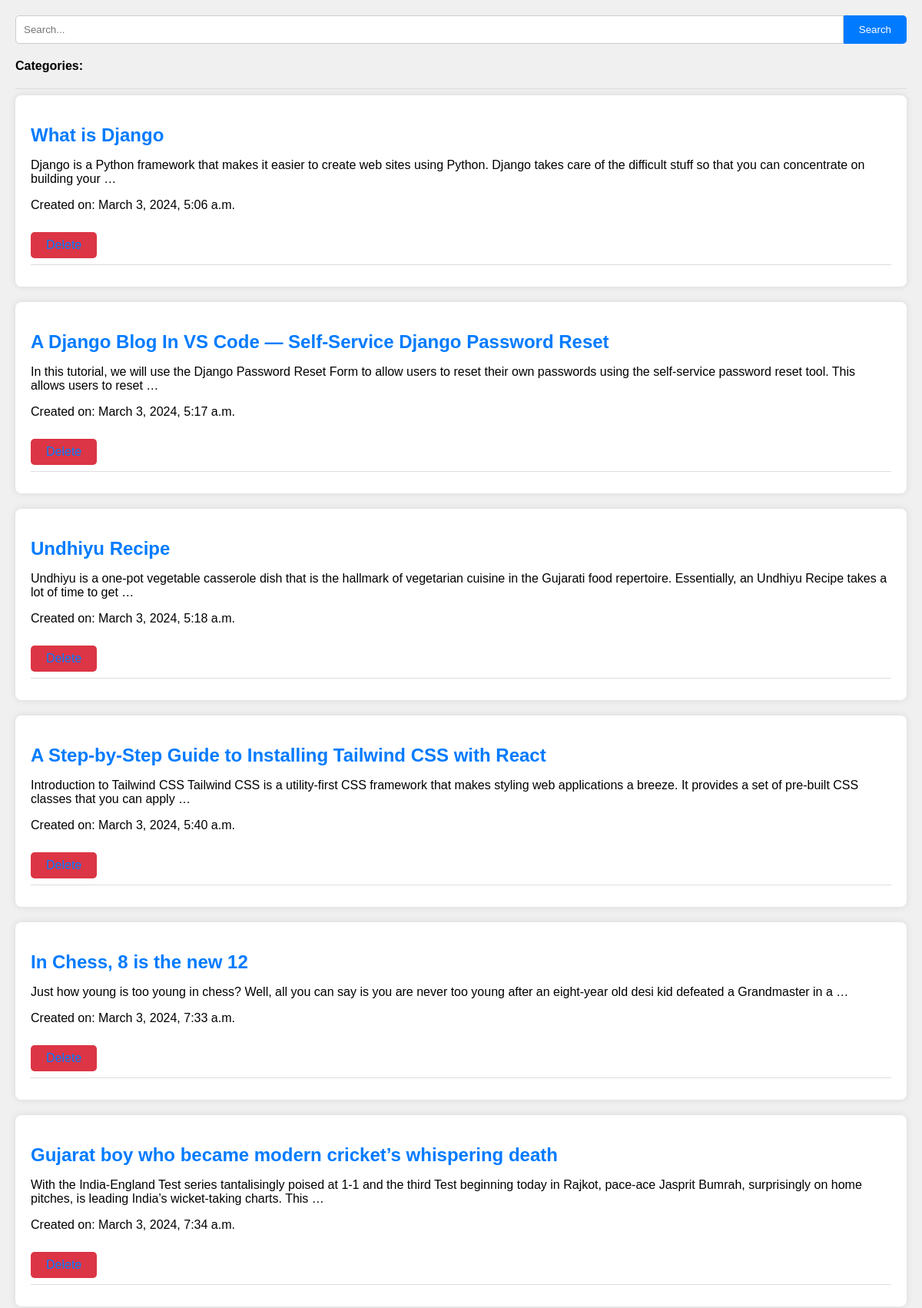
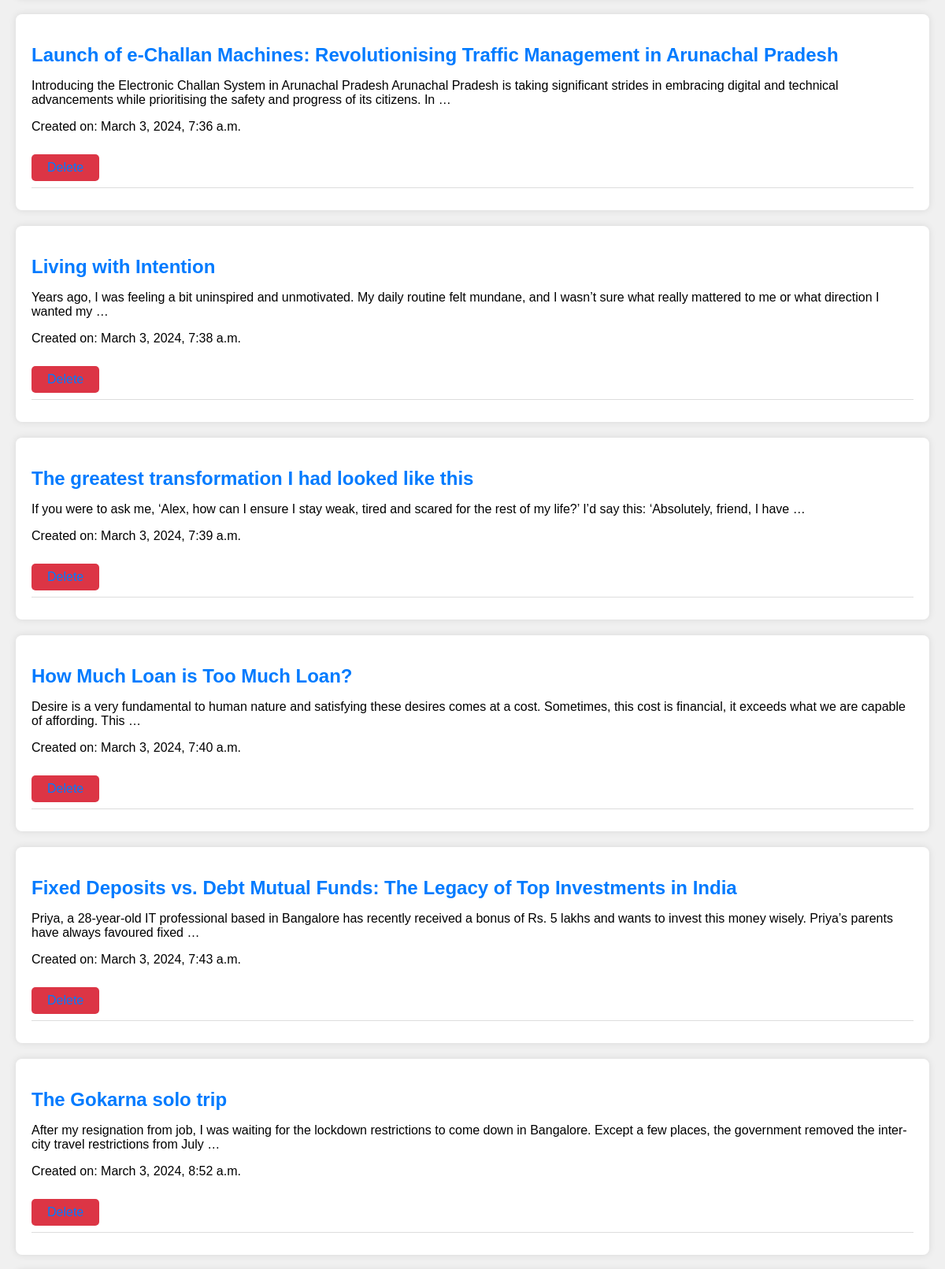
The app's page /search/ (upper part) with its own data (2 pictures, top to bottom).
### app1/models.py (models this page shows, shortened)
class Post(models.Model):
    title = models.CharField(max_length=500)
    body = models.TextField()
    created_on  = models.DateTimeField(auto_now_add=True)
    last_modified = models.DateTimeField(auto_now=True)
    category = models.ForeignKey(Category, on_delete=models.CASCADE)
    image = models.URLField(default='https://wmmedia.sgp1.cdn.digitaloceanspaces.com/blog.png')
    likes =  models.PositiveIntegerField(default=0)
    dislikes =  models.PositiveIntegerField(default=0)

### app1/views.py (the view)
# urls.py: path('search/', views.search, name='search'),
def search(request):
    query = request.GET.get('q')
    if query:
        posts = Post.objects.filter(Q(title__icontains=query) | Q(body__icontains=query))
    else:
        posts = Post.objects.all()
    return render(request, 'app1/index.html', {'posts': posts})

### app1/templates/app1/index.html (shortened to what this page needs)
<!DOCTYPE html>
<html lang="en">
<head>
    <link rel="stylesheet" href="https://cdnjs.cloudflare.com/ajax/libs/font-awesome/6.0.0-beta3/css/all.min.css">
</head>
<body>
    <form action="{% url 'search' %}" method="GET" class="search-form">
        <input type="text" name="q" placeholder="Search..." class="search-input">
        <button type="submit" class="search-button">Search</button>
    </form>
    <ul class="categories">
        <li><strong>Categories:</strong></li>
    </ul>
    <hr>
    {% for post in posts %}
    <div class="post">
        <h2><a href="{% url 'details' post.id %}">{{ post.title }}</a></h2>
        <p>{{ post.body|truncatewords_html:30 }}</p>
        <p>Created on: {{ post.created_on|date:"F j, Y, g:i a" }}</p>
        <a href="{% url 'delete_post' post.id %}" class="action-link">Delete</a>
        <hr>
    </div>
    {% endfor %}
</body>
</html>

### app1/templates/app1/index.html (style rules this page uses)
body { font-family: Arial, sans-serif; background-color: #f0f0f0; margin: 0; padding: 20px; }
.categories { margin-bottom: 20px; padding: 0; list-style: none; }
.categories li { display: inline-block; margin-right: 10px; }
.post { background-color: #fff; border-radius: 8px; box-shadow: 0 0 10px rgba(0, 0, 0, 0.1); padding: 20px; margin-bottom: 20px; }
.post h2 { margin-top: 0; margin-bottom: 10px; color: #333; }
.post a { color: #007bff; text-decoration: none; }
hr { border: none; border-top: 1px solid #ddd; }
.search-form { display: flex; margin-bottom: 20px; }
.search-input { flex: 1; padding: 10px; border: 1px solid #ccc; border-radius: 5px 0 0 5px; }
.search-button { padding: 10px 20px; background-color: #007bff; color: #fff; border: none; border-radius: 0 5px 5px 0; cursor: pointer; }
.action-link { display: inline-block; padding: 8px 20px; margin-top: 10px; background-color: #dc3545; color: #fff; text-decoration: none; border-radius: 5px; transition: background-color 0.3s ease; }

### records on screen
Post: title "What is Django", body "Django is a Python framework that makes it easier to create web sites using Python. Django takes care of the difficult stuff so that you can concentrate on building your …", created_on "March 3, 2024, 5:06 a.m."
Post: title "A Django Blog In VS Code — Self-Service Django Password Reset", body "In this tutorial, we will use the Django Password Reset Form to allow users to reset their own passwords using the self-service password reset tool. This allows users to reset …", created_on "March 3, 2024, 5:17 a.m."
Post: title "Undhiyu Recipe", body "Undhiyu is a one-pot vegetable casserole dish that is the hallmark of vegetarian cuisine in the Gujarati food repertoire. Essentially, an Undhiyu Recipe takes a lot of time to get …", created_on "March 3, 2024, 5:18 a.m."
Post: title "A Step-by-Step Guide to Installing Tailwind CSS with React", body "Introduction to Tailwind CSS Tailwind CSS is a utility-first CSS framework that makes styling web applications a breeze. It provides a set of pre-built CSS classes that you can apply …", created_on "March 3, 2024, 5:40 a.m."
Post: title "In Chess, 8 is the new 12", body "Just how young is too young in chess? Well, all you can say is you are never too young after an eight-year old desi kid defeated a Grandmaster in a …", created_on "March 3, 2024, 7:33 a.m."
Post: title "Gujarat boy who became modern cricket’s whispering death", body "With the India-England Test series tantalisingly poised at 1-1 and the third Test beginning today in Rajkot, pace-ace Jasprit Bumrah, surprisingly on home pitches, is leading India’s wicket-taking charts. This …", created_on "March 3, 2024, 7:34 a.m."
Post: title "Launch of e-Challan Machines: Revolutionising Traffic Management in Arunachal Pradesh", body "Introducing the Electronic Challan System in Arunachal Pradesh Arunachal Pradesh is taking significant strides in embracing digital and technical advancements while prioritising the safety and progress of its citizens. In …", created_on "March 3, 2024, 7:36 a.m."
Post: title "Living with Intention", body "Years ago, I was feeling a bit uninspired and unmotivated. My daily routine felt mundane, and I wasn’t sure what really mattered to me or what direction I wanted my …", created_on "March 3, 2024, 7:38 a.m."
Post: title "The greatest transformation I had looked like this", body "If you were to ask me, ‘Alex, how can I ensure I stay weak, tired and scared for the rest of my life?’ I’d say this: ‘Absolutely, friend, I have …", created_on "March 3, 2024, 7:39 a.m."
Post: title "How Much Loan is Too Much Loan?", body "Desire is a very fundamental to human nature and satisfying these desires comes at a cost. Sometimes, this cost is financial, it exceeds what we are capable of affording. This …", created_on "March 3, 2024, 7:40 a.m."
Post: title "Fixed Deposits vs. Debt Mutual Funds: The Legacy of Top Investments in India", body "Priya, a 28-year-old IT professional based in Bangalore has recently received a bonus of Rs. 5 lakhs and wants to invest this money wisely. Priya’s parents have always favoured fixed …", created_on "March 3, 2024, 7:43 a.m."
Post: title "The Gokarna solo trip", body "After my resignation from job, I was waiting for the lockdown restrictions to come down in Bangalore. Except a few places, the government removed the inter-city travel restrictions from July …", created_on "March 3, 2024, 8:52 a.m."
